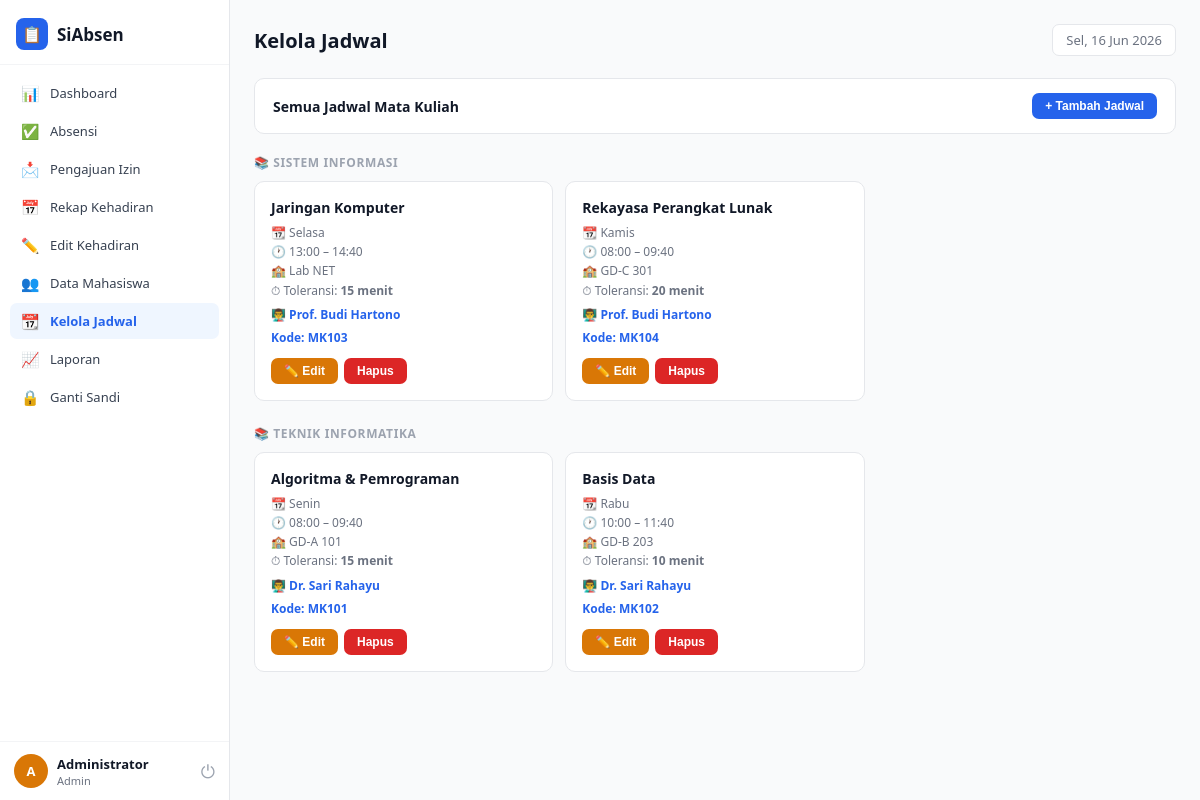
Screenshot of /jadwal.php (signed in) with the database file from the repository.
### tables this page shows
CREATE TABLE jadwal (
  id VARCHAR(20) PRIMARY KEY,
  mk VARCHAR(100) NOT NULL,
  kode VARCHAR(20) NOT NULL,
  dosen_id VARCHAR(20) NOT NULL,
  hari ENUM('Senin','Selasa','Rabu','Kamis','Jumat','Sabtu','Minggu') NOT NULL,
  mulai TIME NOT NULL,
  selesai TIME NOT NULL,
  toleransi INT DEFAULT 15,     
  ruang VARCHAR(50),
  prodi VARCHAR(100) DEFAULT NULL,
  FOREIGN KEY (dosen_id) REFERENCES users(id) ON DELETE CASCADE
);

CREATE TABLE users (
  id VARCHAR(20) PRIMARY KEY,            
  password VARCHAR(255) NOT NULL,        
  role ENUM('admin','dosen','mahasiswa') NOT NULL,
  name VARCHAR(100) NOT NULL,
  prodi VARCHAR(100) DEFAULT NULL,    
  created_at TIMESTAMP DEFAULT CURRENT_TIMESTAMP
);

### includes/functions.php (called while the page is built, shortened)
<?php
function currentUser() {
    return $_SESSION['user'] ?? null;
}

### jadwal.php (the view, shortened to what this page needs)
<?php
require_once __DIR__ . '/includes/functions.php';
$db  = getDB();
$user = currentUser();
$role = $user['role'];
if ($role === 'dosen') {
    $stmt = $db->prepare("SELECT j.*, u.name as dosen_nama FROM jadwal j
                          JOIN users u ON u.id = j.dosen_id
                          WHERE j.dosen_id=? ORDER BY j.hari, j.mulai");
    $stmt->execute([$user['id']]);
} else {
    $stmt = $db->query("SELECT j.*, u.name as dosen_nama FROM jadwal j
                        JOIN users u ON u.id = j.dosen_id
                        ORDER BY j.prodi, j.hari, j.mulai");
}
$myJadwal = $stmt->fetchAll();
include __DIR__ . '/includes/header.php';
?>
<div class="card-header" style="background:var(--white);border-radius:10px;border:1px solid var(--gray-200);
                                margin-bottom:20px;padding:14px 18px">
  <h3><?= $role==='admin' ? 'Semua Jadwal Mata Kuliah' : 'Jadwal Mata Kuliah Saya' ?></h3>
  <button class="btn-sm bp" onclick="openJadwalModal()">+ Tambah Jadwal</button>
</div>
<?php if ($role === 'admin'):
  $byProdi = [];
  foreach ($myJadwal as $j) $byProdi[$j['prodi'] ?: 'Belum diset'][] = $j;
?>
  <?php foreach ($byProdi as $prodi => $jadwals): ?>
    <div style="font-size:12px;font-weight:700;color:var(--gray-400);text-transform:uppercase;
                letter-spacing:.6px;margin-bottom:10px;margin-top:4px">
      📚 <?= htmlspecialchars($prodi) ?>
    </div>
    <div class="jadwal-grid" style="margin-bottom:24px">
      <?php foreach ($jadwals as $j): ?>
        <div class="jadwal-card">
          <div class="mk-name"><?= htmlspecialchars($j['mk']) ?></div>
          <div class="mk-meta">
            📆 <?= $j['hari'] ?><br>
            🕐 <?= substr($j['mulai'],0,5) ?> – <?= substr($j['selesai'],0,5) ?><br>
            🏫 <?= htmlspecialchars($j['ruang'] ?: '-') ?><br>
            ⏱ Toleransi: <b><?= $j['toleransi'] ?> menit</b>
          </div>
          <div class="mk-dosen" style="margin-top:6px">👨‍🏫 <?= htmlspecialchars($j['dosen_nama']) ?></div>
          <div class="mk-dosen">Kode: <?= htmlspecialchars($j['kode']) ?></div>
          <div class="mk-actions">
            <button class="btn-sm bw" onclick='editJadwal(<?= json_encode($j) ?>)'>✏️ Edit</button>
            <form method="POST" style="display:inline" onsubmit="return confirm('Hapus jadwal ini?')">
              <button class="btn-sm bd">Hapus</button>
            </form>
          </div>
        </div>
      <?php endforeach; ?>
    </div>
  <?php endforeach; ?>
<?php endif; ?>
<?php include __DIR__ . '/includes/footer.php'; ?>

### assets/css/style.css (style rules this page uses)
* { margin:0; padding:0; box-sizing:border-box; }
:root { --primary:#2563EB; --primary-light:#EFF6FF; --primary-dark:#1D4ED8; --success:#16A34A; --success-light:#F0FDF4; --warning:#D97706; --warning-light:#FFFBEB; --danger:#DC2626; --danger-light:#FEF2F2; --purple:#7C3AED; --purple-light:#F5F3FF; --gray-50:#F9FAFB; --gray-100:#F3F4F6; --gray-200:#E5E7EB; --gray-300:#D1D5DB; --gray-400:#9CA3AF; --gray-500:#6B7280; --gray-700:#374151; --gray-900:#111827; --white:#FFFFFF; --sidebar-w:230px; --font:'Segoe UI',system-ui,sans-serif; }
body { font-family:var(--font); background:var(--gray-50); color:var(--gray-900); min-height:100vh; }
.card-header { padding:14px 18px; display:flex; align-items:center; justify-content:space-between; border-bottom:1px solid var(--gray-100); flex-wrap:wrap; gap:10px; }
.card-header h3 { font-size:14px; font-weight:700; }
.btn-sm { padding:6px 13px; border:none; border-radius:7px; font-size:12px; font-weight:700; cursor:pointer; transition:.15s; display:inline-block; }
.bp { background:var(--primary); color:#fff; }
.bd { background:var(--danger); color:#fff; }
.bw { background:var(--warning); color:#fff; }
.jadwal-grid { display:grid; grid-template-columns:repeat(3,1fr); gap:12px; }
.jadwal-card { background:var(--white); border:1px solid var(--gray-200); border-radius:10px; padding:16px; }
.jadwal-card .mk-name { font-size:14px; font-weight:700; margin-bottom:6px; }
.jadwal-card .mk-meta { font-size:12px; color:var(--gray-500); line-height:1.6; }
.jadwal-card .mk-dosen { font-size:12px; color:var(--primary); font-weight:600; margin-top:6px; }
.jadwal-card .mk-actions { margin-top:12px; display:flex; gap:6px; }

### rows the page displays
jadwal: mk "Jaringan Komputer", hari "Selasa", mulai "13:00", selesai "14:40", ruang "Lab NET", toleransi "15", dosen.name "Prof. Budi Hartono", kode "MK103"
jadwal: mk "Rekayasa Perangkat Lunak", hari "Kamis", mulai "08:00", selesai "09:40", ruang "GD-C 301", toleransi "20", dosen.name "Prof. Budi Hartono", kode "MK104"
jadwal: mk "Algoritma & Pemrograman", hari "Senin", mulai "08:00", selesai "09:40", ruang "GD-A 101", toleransi "15", dosen.name "Dr. Sari Rahayu", kode "MK101"
jadwal: mk "Basis Data", hari "Rabu", mulai "10:00", selesai "11:40", ruang "GD-B 203", toleransi "10", dosen.name "Dr. Sari Rahayu", kode "MK102"

### other values shown
$item['ico'] "📊"
$item['label'] "Dashboard"
$item['ico'] "✅"
$item['label'] "Absensi"
$item['ico'] "📩"
$item['label'] "Pengajuan Izin"
$item['ico'] "📅"
$item['label'] "Rekap Kehadiran"
$item['ico'] "✏️"
$item['label'] "Edit Kehadiran"
$item['ico'] "👥"
$item['label'] "Data Mahasiswa"
$item['ico'] "📆"
$item['label'] "Kelola Jadwal"
$item['ico'] "📈"
